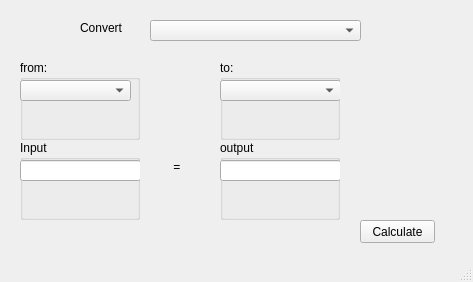
<?xml version="1.0" encoding="UTF-8"?>
<ui version="4.0">
 <class>MainWindow</class>
 <widget class="QMainWindow" name="MainWindow">
  <property name="geometry">
   <rect>
    <x>0</x>
    <y>0</y>
    <width>473</width>
    <height>282</height>
   </rect>
  </property>
  <property name="windowTitle">
   <string>MainWindow</string>
  </property>
  <property name="styleSheet">
   <string notr="true">font: 10pt &quot;Segoe UI&quot;;</string>
  </property>
  <widget class="QWidget" name="centralwidget">
   <widget class="QComboBox" name="maincombo">
    <property name="geometry">
     <rect>
      <x>150</x>
      <y>20</y>
      <width>211</width>
      <height>21</height>
     </rect>
    </property>
   </widget>
   <widget class="QPushButton" name="cal_btn">
    <property name="geometry">
     <rect>
      <x>360</x>
      <y>220</y>
      <width>75</width>
      <height>23</height>
     </rect>
    </property>
    <property name="text">
     <string>Calculate</string>
    </property>
   </widget>
   <widget class="QGroupBox" name="groupBox">
    <property name="geometry">
     <rect>
      <x>20</x>
      <y>60</y>
      <width>120</width>
      <height>80</height>
     </rect>
    </property>
    <property name="title">
     <string>from:</string>
    </property>
    <widget class="QComboBox" name="comfrom">
     <property name="geometry">
      <rect>
       <x>0</x>
       <y>20</y>
       <width>111</width>
       <height>21</height>
      </rect>
     </property>
    </widget>
   </widget>
   <widget class="QGroupBox" name="groupBox_2">
    <property name="geometry">
     <rect>
      <x>20</x>
      <y>140</y>
      <width>120</width>
      <height>80</height>
     </rect>
    </property>
    <property name="title">
     <string>Input</string>
    </property>
    <widget class="QLineEdit" name="lineEdit_2">
     <property name="geometry">
      <rect>
       <x>0</x>
       <y>20</y>
       <width>121</width>
       <height>21</height>
      </rect>
     </property>
    </widget>
   </widget>
   <widget class="QGroupBox" name="groupBox_3">
    <property name="geometry">
     <rect>
      <x>220</x>
      <y>60</y>
      <width>120</width>
      <height>80</height>
     </rect>
    </property>
    <property name="title">
     <string>to:</string>
    </property>
    <widget class="QComboBox" name="comto">
     <property name="geometry">
      <rect>
       <x>0</x>
       <y>20</y>
       <width>121</width>
       <height>21</height>
      </rect>
     </property>
    </widget>
   </widget>
   <widget class="QGroupBox" name="groupBox_4">
    <property name="geometry">
     <rect>
      <x>220</x>
      <y>140</y>
      <width>120</width>
      <height>80</height>
     </rect>
    </property>
    <property name="title">
     <string>output</string>
    </property>
    <widget class="QLineEdit" name="lineEdit_4">
     <property name="geometry">
      <rect>
       <x>0</x>
       <y>20</y>
       <width>121</width>
       <height>21</height>
      </rect>
     </property>
    </widget>
   </widget>
   <widget class="QLabel" name="label">
    <property name="geometry">
     <rect>
      <x>80</x>
      <y>20</y>
      <width>71</width>
      <height>16</height>
     </rect>
    </property>
    <property name="text">
     <string>Convert</string>
    </property>
   </widget>
   <widget class="QLabel" name="label_2">
    <property name="geometry">
     <rect>
      <x>160</x>
      <y>160</y>
      <width>41</width>
      <height>14</height>
     </rect>
    </property>
    <property name="text">
     <string>    =</string>
    </property>
   </widget>
  </widget>
  <widget class="QStatusBar" name="statusbar"/>
 </widget>
 <resources/>
 <connections/>
</ui>
